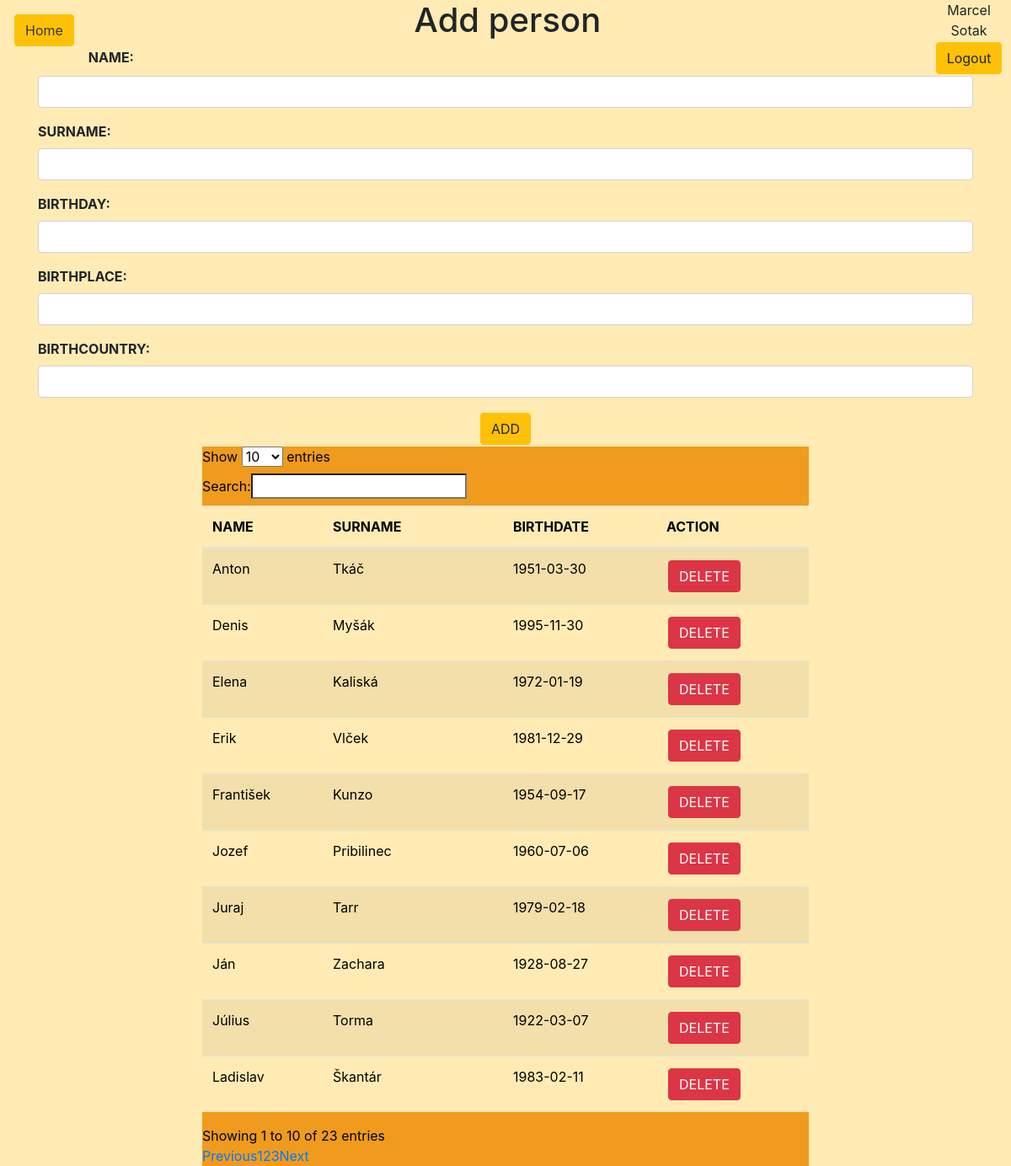
Screenshot of /premiumPage.php (signed in) with the database file from the repository.
### tables this page shows
CREATE TABLE `person` (
  `id` int UNSIGNED NOT NULL,
  `name` varchar(100) NOT NULL,
  `surname` varchar(100) NOT NULL,
  `birth_day` date NOT NULL,
  `birth_place` varchar(100) NOT NULL,
  `birth_country` varchar(100) NOT NULL,
  `death_day` date DEFAULT NULL,
  `death_place` varchar(100) DEFAULT NULL,
  `death_country` varchar(100) DEFAULT NULL
);

### premiumPage.php (the view, shortened to what this page needs)
<!DOCTYPE html>
<html>
<head>
        <link rel="stylesheet" href="css/bootstrap.min.css">
<link rel="stylesheet" type="text/css" href="index.css">
</head>
<body>
<div class="float-left"><button class="btn btn-warning"><a class= 'text-dark' href="index.php">Home</a></button></div>
<form action="logout.php" method="post" autocomplete="off">
  <div class="container-loginInfo">
    <div class="priemiumPageLoginWindow">
        <div class="text-center"><?php echo $_SESSION['name']; ?></div>
        <div class="text-center"><?php echo $_SESSION['surname']; ?></div>
      </div>
    <button type="submit" name="submit" class="btn btn-warning mx-auto d-block">Logout</button>
  </div>
</form>
<form action="#" method="post" autocomplete="off" onsubmit="return validateForm()">
  <div class="container">
    <h1 class="text-center">Add person</h1>
    <div class="form-group">
      <label for="name"><b>NAME:</b></label>
      <input onBlur="FieldCheck(this)" type="text" name="name" id="name" class="form-control check" required value="">
    </div>
    <div class="form-group">
      <label for="surname"><b>SURNAME:</b></label>
      <input onBlur="FieldCheck(this)" type="text" name="surname" id="surname" class="form-control check" required value="">
    </div>
    <div class="form-group">
      <label for="birth_day"><b>BIRTHDAY:</b></label>
      <input onBlur="FieldCheck(this)" type="text" name="birth_day" class="form-control check" id="birth_day">
    </div>
    <div class="form-group">
      <label for="birth_place"><b>BIRTHPLACE:</b></label>
      <input onBlur="FieldCheck(this)" type="text" name="birth_place" class="form-control check" id="birth_place">
    </div>
    <div class="form-group">
      <label for="birth_country"><b>BIRTHCOUNTRY:</b></label>
      <input onBlur="FieldCheck(this)" type="text" name="birth_country" class="form-control check" id="birth_country">
    </div>
    <div class="text-center">
      <button type="submit" name="submit" class="btn btn-warning">ADD</button>
    </div>
  </div>
</form>
<div style="margin: 0 auto; width: 60%;">
    <?php
    include('config.php');
    $stmt = $db->prepare("SELECT * FROM person");
    $stmt->execute();
    $result = $stmt->fetchAll();
    if (count($result) > 0) {
        echo "<table id='personTable' class='table table-striped'><thead><tr><th>NAME</th><th>SURNAME</th><th>BIRTHDATE</th><th>ACTION</th></tr></thead><tbody>";
        foreach($result as $row) {
            echo '<tr><td><a href="editPerson.php?id='.$row["id"].'">'.$row["name"].'</a></td><td>'.$row["surname"].'</td><td>'.$row["birth_day"].'</td><td><form action="#" method="post"><input type="hidden" name="del_placement_id" value=' . $row['id'] . '><button type="submit" class="btn btn-danger">DELETE</button></form></td></tr>';
        }
        echo '</tbody></table>';
    } else {
        echo "0 results";
    }
?>
 </div>
</body>
</html>

### index.css (style rules this page uses)
.dataTable { background-color: #ffebb3; }
table a:-webkit-any-link { color: black; cursor: pointer; text-decoration: none; }
.btn a { text-decoration: none; color: black; }
.btn { margin: 2px; }
body { background-color:#ffebb3 !important; }
.priemiumPageLoginWindow { width: 100px; }
.container-loginInfo { float: right; }
.float-left { float: left; margin: 15px; }

### rows the page displays
person: name "Elena", surname "Kaliská", birth_day "1972-01-19"
person: name "Jozef", surname "Pribilinec", birth_day "1960-07-06"
person: name "Anton", surname "Tkáč", birth_day "1951-03-30"
person: name "Ján", surname "Zachara", birth_day "1928-08-27"
person: name "Július", surname "Torma", birth_day "1922-03-07"
person: name "František", surname "Kunzo", birth_day "1954-09-17"
person: name "Ladislav", surname "Škantár", birth_day "1983-02-11"
person: name "Erik", surname "Vlček", birth_day "1981-12-29"
person: name "Juraj", surname "Tarr", birth_day "1979-02-18"
person: name "Denis", surname "Myšák", birth_day "1995-11-30"

### other values shown
$_SESSION['name'] "Marcel"
$_SESSION['surname'] "Sotak"
